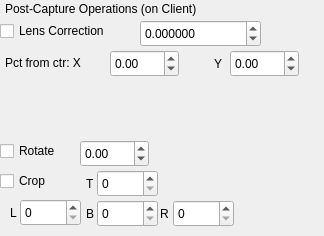
   <widget class="QWidget" name="Post">
    <attribute name="title">
     <string>PostCap</string>
    </attribute>
    <widget class="QLabel" name="label_37">
     <property name="geometry">
      <rect>
       <x>5</x>
       <y>0</y>
       <width>310</width>
       <height>17</height>
      </rect>
     </property>
     <property name="text">
      <string>Post-Capture Operations (on Client)</string>
     </property>
    </widget>
    <widget class="QCheckBox" name="lensCorrection">
     <property name="geometry">
      <rect>
       <x>0</x>
       <y>20</y>
       <width>131</width>
       <height>22</height>
      </rect>
     </property>
     <property name="text">
      <string>Lens Correction</string>
     </property>
    </widget>
    <widget class="QCheckBox" name="cropping">
     <property name="geometry">
      <rect>
       <x>0</x>
       <y>170</y>
       <width>61</width>
       <height>22</height>
      </rect>
     </property>
     <property name="text">
      <string>Crop</string>
     </property>
    </widget>
    <widget class="QCheckBox" name="rotation">
     <property name="geometry">
      <rect>
       <x>0</x>
       <y>140</y>
       <width>81</width>
       <height>22</height>
      </rect>
     </property>
     <property name="text">
      <string>Rotate</string>
     </property>
    </widget>
    <widget class="QDoubleSpinBox" name="rotationBox">
     <property name="geometry">
      <rect>
       <x>80</x>
       <y>140</y>
       <width>69</width>
       <height>27</height>
      </rect>
     </property>
     <property name="minimum">
      <double>-100.000000000000000</double>
     </property>
     <property name="maximum">
      <double>100.000000000000000</double>
     </property>
    </widget>
    <widget class="QSpinBox" name="cropTop">
     <property name="geometry">
      <rect>
       <x>97</x>
       <y>170</y>
       <width>61</width>
       <height>27</height>
      </rect>
     </property>
     <property name="maximum">
      <number>999</number>
     </property>
    </widget>
    <widget class="QSpinBox" name="cropBottom">
     <property name="geometry">
      <rect>
       <x>97</x>
       <y>200</y>
       <width>61</width>
       <height>27</height>
      </rect>
     </property>
     <property name="maximum">
      <number>999</number>
     </property>
    </widget>
    <widget class="QSpinBox" name="cropLeft">
     <property name="geometry">
      <rect>
       <x>20</x>
       <y>199</y>
       <width>61</width>
       <height>27</height>
      </rect>
     </property>
     <property name="maximum">
      <number>999</number>
     </property>
    </widget>
    <widget class="QSpinBox" name="cropRight">
     <property name="geometry">
      <rect>
       <x>173</x>
       <y>200</y>
       <width>61</width>
       <height>27</height>
      </rect>
     </property>
     <property name="maximum">
      <number>999</number>
     </property>
    </widget>
    <widget class="QLabel" name="label_38">
     <property name="geometry">
      <rect>
       <x>10</x>
       <y>204</y>
       <width>16</width>
       <height>17</height>
      </rect>
     </property>
     <property name="text">
      <string>L</string>
     </property>
    </widget>
    <widget class="QLabel" name="label_39">
     <property name="geometry">
      <rect>
       <x>160</x>
       <y>205</y>
       <width>16</width>
       <height>17</height>
      </rect>
     </property>
     <property name="text">
      <string>R</string>
     </property>
    </widget>
    <widget class="QLabel" name="label_40">
     <property name="geometry">
      <rect>
       <x>86</x>
       <y>205</y>
       <width>16</width>
       <height>17</height>
      </rect>
     </property>
     <property name="text">
      <string>B</string>
     </property>
    </widget>
    <widget class="QLabel" name="label_41">
     <property name="geometry">
      <rect>
       <x>86</x>
       <y>175</y>
       <width>16</width>
       <height>17</height>
      </rect>
     </property>
     <property name="text">
      <string>T</string>
     </property>
    </widget>
    <widget class="QDoubleSpinBox" name="doubleSpinBox_2">
     <property name="geometry">
      <rect>
       <x>140</x>
       <y>20</y>
       <width>121</width>
       <height>27</height>
      </rect>
     </property>
     <property name="decimals">
      <number>6</number>
     </property>
     <property name="minimum">
      <double>-99.000000000000000</double>
     </property>
    </widget>
    <widget class="QDoubleSpinBox" name="lensXctrAdjust">
     <property name="geometry">
      <rect>
       <x>110</x>
       <y>50</y>
       <width>69</width>
       <height>27</height>
      </rect>
     </property>
     <property name="minimum">
      <double>-50.000000000000000</double>
     </property>
     <property name="maximum">
      <double>50.000000000000000</double>
     </property>
    </widget>
    <widget class="QDoubleSpinBox" name="lensYctrAdjust">
     <property name="geometry">
      <rect>
       <x>230</x>
       <y>50</y>
       <width>69</width>
       <height>27</height>
      </rect>
     </property>
     <property name="minimum">
      <double>-50.000000000000000</double>
     </property>
     <property name="maximum">
      <double>50.000000000000000</double>
     </property>
    </widget>
    <widget class="QLabel" name="label_42">
     <property name="geometry">
      <rect>
       <x>214</x>
       <y>55</y>
       <width>16</width>
       <height>17</height>
      </rect>
     </property>
     <property name="text">
      <string>Y</string>
     </property>
    </widget>
    <widget class="QLabel" name="label_43">
     <property name="geometry">
      <rect>
       <x>5</x>
       <y>54</y>
       <width>101</width>
       <height>17</height>
      </rect>
     </property>
     <property name="text">
      <string>Pct from ctr: X</string>
     </property>
    </widget>
   </widget>
